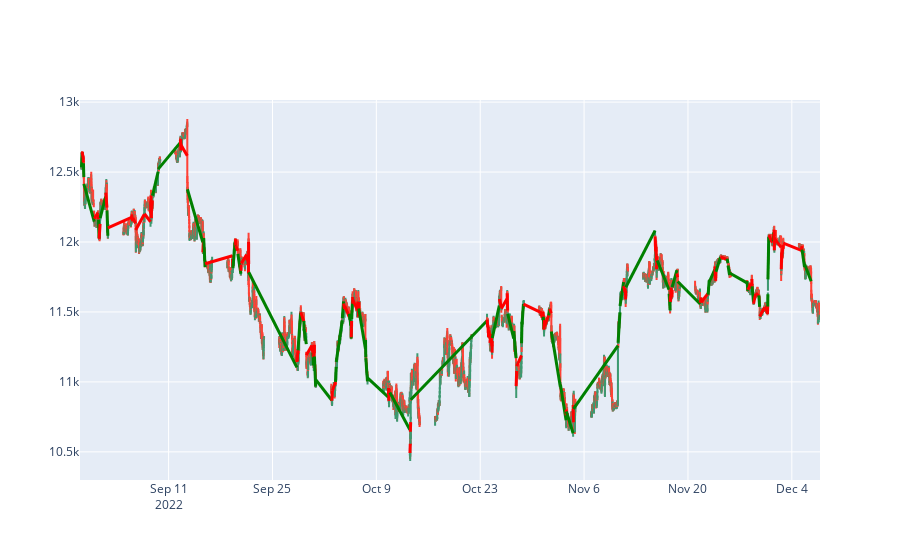

The code cell stored with this chart in its notebook:
### Markdown cell above
### Plot result

### Code cell
plot_trades_result(data, result)

### Figure 1 — Plotly figure (JSON) as saved in the notebook; plotly's stock layout.template omitted (floating-point values rounded to 4 significant figures; data arrays with more than 128 entries replaced by an {"elided": "..."} marker saying what was removed)
{"data": [{"close": {"elided": "6531 float values"}, "high": {"elided": "6531 float values"}, "low": {"elided": "6531 float values"}, "open": {"elided": "6531 float values"}, "type": "candlestick", "x": {"elided": "6531 str values"}}], "layout": {"shapes": [{"line": {"color": "green", "width": 3}, "type": "line", "x0": "2022-08-30T06:15:00+00:00", "x1": "2022-08-30T08:00:00+00:00", "y0": 12530.0, "y1": 12640.0}, {"line": {"color": "red", "width": 3}, "type": "line", "x0": "2022-08-30T08:15:00+00:00", "x1": "2022-08-30T11:45:00+00:00", "y0": 12640.0, "y1": 12600.0}, {"line": {"color": "red", "width": 3}, "type": "line", "x0": "2022-08-30T12:00:00+00:00", "x1": "2022-08-30T12:15:00+00:00", "y0": 12600.0, "y1": 12570.0}, {"line": {"color": "green", "width": 3}, "type": "line", "x0": "2022-08-30T12:30:00+00:00", "x1": "2022-08-30T13:45:00+00:00", "y0": 12560.0, "y1": 12460.0}, {"line": {"color": "green", "width": 3}, "type": "line", "x0": "2022-08-30T14:00:00+00:00", "x1": "2022-08-31T23:30:00+00:00", "y0": 12416, "y1": 12150.0}, {"line": {"color": "red", "width": 3}, "type": "line", "x0": "2022-08-31T23:45:00+00:00", "x1": "2022-09-01T11:30:00+00:00", "y0": 12170.0, "y1": 12210.0}, {"line": {"color": "red", "width": 3}, "type": "line", "x0": "2022-09-01T11:45:00+00:00", "x1": "2022-09-01T12:30:00+00:00", "y0": 12200.0, "y1": 12160.0}, {"line": {"color": "green", "width": 3}, "type": "line", "x0": "2022-09-01T13:15:00+00:00", "x1": "2022-09-01T15:00:00+00:00", "y0": 12160.0, "y1": 12030.0}, {"line": {"color": "red", "width": 3}, "type": "line", "x0": "2022-09-01T15:15:00+00:00", "x1": "2022-09-01T18:15:00+00:00", "y0": 12020.0, "y1": 12130.0}, {"line": {"color": "green", "width": 3}, "type": "line", "x0": "2022-09-01T18:30:00+00:00", "x1": "2022-09-02T12:30:00+00:00", "y0": 12170.0, "y1": 12320.0}, {"line": {"color": "red", "width": 3}, "type": "line", "x0": "2022-09-02T12:45:00+00:00", "x1": "2022-09-02T16:30:00+00:00", "y0": 12350.0, "y1": 12250.0}, {"line": {"color": "green", "width": 3}, "type": "line", "x0": "2022-09-02T16:45:00+00:00", "x1": "2022-09-02T19:30:00+00:00", "y0": 12230.0, "y1": 12040.0}, {"line": {"color": "red", "width": 3}, "type": "line", "x0": "2022-09-02T19:45:00+00:00", "x1": "2022-09-06T00:15:00+00:00", "y0": 12100.0, "y1": 12180.0}, {"line": {"color": "red", "width": 3}, "type": "line", "x0": "2022-09-06T00:30:00+00:00", "x1": "2022-09-06T03:45:00+00:00", "y0": 12200.0, "y1": 12150.0}, {"line": {"color": "red", "width": 3}, "type": "line", "x0": "2022-09-06T04:15:00+00:00", "x1": "2022-09-06T13:15:00+00:00", "y0": 12170.0, "y1": 12130.0}, {"line": {"color": "red", "width": 3}, "type": "line", "x0": "2022-09-06T13:30:00+00:00", "x1": "2022-09-07T17:30:00+00:00", "y0": 12090.0, "y1": 12200.0}, {"line": {"color": "red", "width": 3}, "type": "line", "x0": "2022-09-07T17:45:00+00:00", "x1": "2022-09-08T13:30:00+00:00", "y0": 12200.0, "y1": 12140.0}, {"line": {"color": "red", "width": 3}, "type": "line", "x0": "2022-09-08T14:00:00+00:00", "x1": "2022-09-08T14:30:00+00:00", "y0": 12210.0, "y1": 12290.0}, {"line": {"color": "red", "width": 3}, "type": "line", "x0": "2022-09-08T14:45:00+00:00", "x1": "2022-09-08T16:00:00+00:00", "y0": 12330.0, "y1": 12240.0}, {"line": {"color": "red", "width": 3}, "type": "line", "x0": "2022-09-08T16:15:00+00:00", "x1": "2022-09-08T16:30:00+00:00", "y0": 12170.0, "y1": 12240.0}, {"line": {"color": "red", "width": 3}, "type": "line", "x0": "2022-09-08T16:45:00+00:00", "x1": "2022-09-08T19:45:00+00:00", "y0": 12220.0, "y1": 12300.0}, {"line": {"color": "green", "width": 3}, "type": "line", "x0": "2022-09-08T20:00:00+00:00", "x1": "2022-09-09T14:00:00+00:00", "y0": 12330.0, "y1": 12500.0}, {"line": {"color": "green", "width": 3}, "type": "line", "x0": "2022-09-09T14:15:00+00:00", "x1": "2022-09-12T13:45:00+00:00", "y0": 12520.0, "y1": 12710.0}, {"line": {"color": "red", "width": 3}, "type": "line", "x0": "2022-09-12T14:00:00+00:00", "x1": "2022-09-12T15:00:00+00:00", "y0": 12730.0, "y1": 12690.0}, {"line": {"color": "red", "width": 3}, "type": "line", "x0": "2022-09-12T15:15:00+00:00", "x1": "2022-09-12T15:45:00+00:00", "y0": 12740.0, "y1": 12650.0}, {"line": {"color": "red", "width": 3}, "type": "line", "x0": "2022-09-12T16:15:00+00:00", "x1": "2022-09-13T12:30:00+00:00", "y0": 12690.0, "y1": 12620.0}, {"line": {"color": "green", "width": 3}, "type": "line", "x0": "2022-09-13T12:45:00+00:00", "x1": "2022-09-15T14:45:00+00:00", "y0": 12377, "y1": 12000.0}, {"line": {"color": "red", "width": 3}, "type": "line", "x0": "2022-09-15T15:00:00+00:00", "x1": "2022-09-15T17:00:00+00:00", "y0": 11930.0, "y1": 12000.0}, {"line": {"color": "green", "width": 3}, "type": "line", "x0": "2022-09-15T17:30:00+00:00", "x1": "2022-09-15T22:00:00+00:00", "y0": 12030.0, "y1": 11820.0}, {"line": {"color": "red", "width": 3}, "type": "line", "x0": "2022-09-15T22:15:00+00:00", "x1": "2022-09-19T14:45:00+00:00", "y0": 11840.0, "y1": 11900.0}, {"line": {"color": "red", "width": 3}, "type": "line", "x0": "2022-09-19T15:00:00+00:00", "x1": "2022-09-19T15:30:00+00:00", "y0": 11880.0, "y1": 11820.0}, {"line": {"color": "green", "width": 3}, "type": "line", "x0": "2022-09-19T16:00:00+00:00", "x1": "2022-09-19T23:45:00+00:00", "y0": 11810.0, "y1": 12010.0}, {"line": {"color": "red", "width": 3}, "type": "line", "x0": "2022-09-20T00:00:00+00:00", "x1": "2022-09-20T01:15:00+00:00", "y0": 12020.0, "y1": 11970.0}, {"line": {"color": "red", "width": 3}, "type": "line", "x0": "2022-09-20T01:30:00+00:00", "x1": "2022-09-20T07:45:00+00:00", "y0": 11970.0, "y1": 11940.0}, {"line": {"color": "green", "width": 3}, "type": "line", "x0": "2022-09-20T08:00:00+00:00", "x1": "2022-09-20T17:45:00+00:00", "y0": 11910.0, "y1": 11770.0}, {"line": {"color": "red", "width": 3}, "type": "line", "x0": "2022-09-20T18:00:00+00:00", "x1": "2022-09-20T18:45:00+00:00", "y0": 11795, "y1": 11840.0}, {"line": {"color": "red", "width": 3}, "type": "line", "x0": "2022-09-20T19:00:00+00:00", "x1": "2022-09-21T12:30:00+00:00", "y0": 11850.0, "y1": 11910.0}, {"line": {"color": "red", "width": 3}, "type": "line", "x0": "2022-09-21T12:45:00+00:00", "x1": "2022-09-21T13:30:00+00:00", "y0": 11907, "y1": 11870.0}, {"line": {"color": "red", "width": 3}, "type": "line", "x0": "2022-09-21T13:45:00+00:00", "x1": "2022-09-21T18:00:00+00:00", "y0": 11900.0, "y1": 11840.0}, {"line": {"color": "red", "width": 3}, "type": "line", "x0": "2022-09-21T18:15:00+00:00", "x1": "2022-09-21T18:30:00+00:00", "y0": 11780.0, "y1": 11870.0}, {"line": {"color": "red", "width": 3}, "type": "line", "x0": "2022-09-21T18:45:00+00:00", "x1": "2022-09-21T19:00:00+00:00", "y0": 12000.0, "y1": 11840.0}, {"line": {"color": "green", "width": 3}, "type": "line", "x0": "2022-09-21T19:15:00+00:00", "x1": "2022-09-28T07:00:00+00:00", "y0": 11780.0, "y1": 11100.0}, {"line": {"color": "red", "width": 3}, "type": "line", "x0": "2022-09-28T07:15:00+00:00", "x1": "2022-09-28T07:45:00+00:00", "y0": 11140.0, "y1": 11190.0}, {"line": {"color": "red", "width": 3}, "type": "line", "x0": "2022-09-28T08:00:00+00:00", "x1": "2022-09-28T10:15:00+00:00", "y0": 11150.0, "y1": 11230.0}, {"line": {"color": "green", "width": 3}, "type": "line", "x0": "2022-09-28T10:30:00+00:00", "x1": "2022-09-28T19:00:00+00:00", "y0": 11230.0, "y1": 11490.0}, {"line": {"color": "red", "width": 3}, "type": "line", "x0": "2022-09-28T19:15:00+00:00", "x1": "2022-09-29T05:30:00+00:00", "y0": 11500.0, "y1": 11430.0}, {"line": {"color": "green", "width": 3}, "type": "line", "x0": "2022-09-29T05:45:00+00:00", "x1": "2022-09-29T06:00:00+00:00", "y0": 11436, "y1": 11370.0}, {"line": {"color": "green", "width": 3}, "type": "line", "x0": "2022-09-29T06:15:00+00:00", "x1": "2022-09-29T13:30:00+00:00", "y0": 11376, "y1": 11270.0}, {"line": {"color": "red", "width": 3}, "type": "line", "x0": "2022-09-29T13:45:00+00:00", "x1": "2022-09-30T07:15:00+00:00", "y0": 11190.0, "y1": 11260.0}, {"line": {"color": "red", "width": 3}, "type": "line", "x0": "2022-09-30T07:30:00+00:00", "x1": "2022-09-30T09:45:00+00:00", "y0": 11260.0, "y1": 11220.0}, {"line": {"color": "red", "width": 3}, "type": "line", "x0": "2022-09-30T10:00:00+00:00", "x1": "2022-09-30T11:00:00+00:00", "y0": 11261, "y1": 11190.0}, {"line": {"color": "green", "width": 3}, "type": "line", "x0": "2022-09-30T11:15:00+00:00", "x1": "2022-09-30T12:30:00+00:00", "y0": 11210.0, "y1": 11120.0}, {"line": {"color": "red", "width": 3}, "type": "line", "x0": "2022-09-30T12:45:00+00:00", "x1": "2022-09-30T15:00:00+00:00", "y0": 11180.0, "y1": 11260.0}, {"line": {"color": "red", "width": 3}, "type": "line", "x0": "2022-09-30T15:15:00+00:00", "x1": "2022-09-30T15:30:00+00:00", "y0": 11270.0, "y1": 11200.0}, {"line": {"color": "green", "width": 3}, "type": "line", "x0": "2022-09-30T15:45:00+00:00", "x1": "2022-09-30T19:45:00+00:00", "y0": 11180.0, "y1": 10970.0}, {"line": {"color": "green", "width": 3}, "type": "line", "x0": "2022-09-30T20:00:00+00:00", "x1": "2022-10-02T23:45:00+00:00", "y0": 11020.0, "y1": 10870.0}, {"line": {"color": "red", "width": 3}, "type": "line", "x0": "2022-10-03T00:00:00+00:00", "x1": "2022-10-03T01:45:00+00:00", "y0": 10865, "y1": 10940.0}, {"line": {"color": "red", "width": 3}, "type": "line", "x0": "2022-10-03T02:00:00+00:00", "x1": "2022-10-03T11:45:00+00:00", "y0": 10940.0, "y1": 11000.0}, {"line": {"color": "green", "width": 3}, "type": "line", "x0": "2022-10-03T12:00:00+00:00", "x1": "2022-10-03T14:00:00+00:00", "y0": 11000.0, "y1": 11110.0}, {"line": {"color": "green", "width": 3}, "type": "line", "x0": "2022-10-03T14:15:00+00:00", "x1": "2022-10-04T09:45:00+00:00", "y0": 11140.0, "y1": 11440.0}, {"line": {"color": "green", "width": 3}, "type": "line", "x0": "2022-10-04T10:00:00+00:00", "x1": "2022-10-04T14:00:00+00:00", "y0": 11456, "y1": 11580.0}, {"line": {"color": "red", "width": 3}, "type": "line", "x0": "2022-10-04T14:15:00+00:00", "x1": "2022-10-04T17:00:00+00:00", "y0": 11560.0, "y1": 11520.0}, {"line": {"color": "red", "width": 3}, "type": "line", "x0": "2022-10-04T17:45:00+00:00", "x1": "2022-10-05T08:15:00+00:00", "y0": 11540.0, "y1": 11470.0}, {"line": {"color": "green", "width": 3}, "type": "line", "x0": "2022-10-05T08:30:00+00:00", "x1": "2022-10-05T13:30:00+00:00", "y0": 11490.0, "y1": 11400.0}, {"line": {"color": "green", "width": 3}, "type": "line", "x0": "2022-10-05T13:45:00+00:00", "x1": "2022-10-05T14:30:00+00:00", "y0": 11430.0, "y1": 11310.0}, {"line": {"color": "red", "width": 3}, "type": "line", "x0": "2022-10-05T14:45:00+00:00", "x1": "2022-10-05T15:30:00+00:00", "y0": 11320.0, "y1": 11390.0}, {"line": {"color": "red", "width": 3}, "type": "line", "x0": "2022-10-05T15:45:00+00:00", "x1": "2022-10-05T16:00:00+00:00", "y0": 11390.0, "y1": 11440.0}, {"line": {"color": "green", "width": 3}, "type": "line", "x0": "2022-10-05T16:15:00+00:00", "x1": "2022-10-05T19:00:00+00:00", "y0": 11450.0, "y1": 11590.0}, {"line": {"color": "red", "width": 3}, "type": "line", "x0": "2022-10-05T19:15:00+00:00", "x1": "2022-10-05T19:45:00+00:00", "y0": 11607, "y1": 11560.0}, {"line": {"color": "red", "width": 3}, "type": "line", "x0": "2022-10-05T20:00:00+00:00", "x1": "2022-10-06T08:15:00+00:00", "y0": 11590.0, "y1": 11520.0}, {"line": {"color": "red", "width": 3}, "type": "line", "x0": "2022-10-06T08:30:00+00:00", "x1": "2022-10-06T12:30:00+00:00", "y0": 11510.0, "y1": 11570.0}, {"line": {"color": "red", "width": 3}, "type": "line", "x0": "2022-10-06T12:45:00+00:00", "x1": "2022-10-06T14:00:00+00:00", "y0": 11560.0, "y1": 11510.0}, {"line": {"color": "red", "width": 3}, "type": "line", "x0": "2022-10-06T14:15:00+00:00", "x1": "2022-10-06T14:45:00+00:00", "y0": 11470.0, "y1": 11570.0}, {"line": {"color": "green", "width": 3}, "type": "line", "x0": "2022-10-06T15:00:00+00:00", "x1": "2022-10-07T12:45:00+00:00", "y0": 11520.0, "y1": 11240.0}, {"line": {"color": "green", "width": 3}, "type": "line", "x0": "2022-10-07T13:00:00+00:00", "x1": "2022-10-07T13:45:00+00:00", "y0": 11300, "y1": 11170.0}, {"line": {"color": "green", "width": 3}, "type": "line", "x0": "2022-10-07T14:00:00+00:00", "x1": "2022-10-07T19:15:00+00:00", "y0": 11170.0, "y1": 11000.0}, {"line": {"color": "green", "width": 3}, "type": "line", "x0": "2022-10-07T19:30:00+00:00", "x1": "2022-10-10T14:45:00+00:00", "y0": 11030.0, "y1": 10890.0}, {"line": {"color": "red", "width": 3}, "type": "line", "x0": "2022-10-10T15:00:00+00:00", "x1": "2022-10-10T15:45:00+00:00", "y0": 10910.0, "y1": 10960.0}, {"line": {"color": "red", "width": 3}, "type": "line", "x0": "2022-10-10T16:15:00+00:00", "x1": "2022-10-10T17:45:00+00:00", "y0": 10860.0, "y1": 10950.0}, {"line": {"color": "green", "width": 3}, "type": "line", "x0": "2022-10-10T19:45:00+00:00", "x1": "2022-10-13T12:30:00+00:00", "y0": 10920.0, "y1": 10660.0}, {"line": {"color": "red", "width": 3}, "type": "line", "x0": "2022-10-13T12:45:00+00:00", "x1": "2022-10-13T13:45:00+00:00", "y0": 10490.0, "y1": 10560.0}, {"line": {"color": "red", "width": 3}, "type": "line", "x0": "2022-10-13T14:00:00+00:00", "x1": "2022-10-13T15:00:00+00:00", "y0": 10640.0, "y1": 10710.0}, {"line": {"color": "green", "width": 3}, "type": "line", "x0": "2022-10-13T15:15:00+00:00", "x1": "2022-10-23T22:00:00+00:00", "y0": 10870.0, "y1": 11440.0}, {"line": {"color": "red", "width": 3}, "type": "line", "x0": "2022-10-23T22:15:00+00:00", "x1": "2022-10-24T00:45:00+00:00", "y0": 11450.0, "y1": 11390.0}, {"line": {"color": "red", "width": 3}, "type": "line", "x0": "2022-10-24T01:00:00+00:00", "x1": "2022-10-24T02:15:00+00:00", "y0": 11400.0, "y1": 11350.0}, {"line": {"color": "red", "width": 3}, "type": "line", "x0": "2022-10-24T02:30:00+00:00", "x1": "2022-10-24T03:00:00+00:00", "y0": 11360.0, "y1": 11320.0}, {"line": {"color": "red", "width": 3}, "type": "line", "x0": "2022-10-24T04:30:00+00:00", "x1": "2022-10-24T07:15:00+00:00", "y0": 11370.0, "y1": 11310.0}, {"line": {"color": "red", "width": 3}, "type": "line", "x0": "2022-10-24T07:30:00+00:00", "x1": "2022-10-24T10:30:00+00:00", "y0": 11280.0, "y1": 11340.0}, {"line": {"color": "red", "width": 3}, "type": "line", "x0": "2022-10-24T10:45:00+00:00", "x1": "2022-10-24T14:00:00+00:00", "y0": 11341, "y1": 11250.0}, {"line": {"color": "red", "width": 3}, "type": "line", "x0": "2022-10-24T14:15:00+00:00", "x1": "2022-10-24T14:45:00+00:00", "y0": 11210.0, "y1": 11290.0}, {"line": {"color": "green", "width": 3}, "type": "line", "x0": "2022-10-24T15:00:00+00:00", "x1": "2022-10-25T13:45:00+00:00", "y0": 11310.0, "y1": 11550.0}, {"line": {"color": "red", "width": 3}, "type": "line", "x0": "2022-10-25T14:00:00+00:00", "x1": "2022-10-25T20:00:00+00:00", "y0": 11590.0, "y1": 11530.0}, {"line": {"color": "red", "width": 3}, "type": "line", "x0": "2022-10-25T20:15:00+00:00", "x1": "2022-10-26T14:45:00+00:00", "y0": 11520.0, "y1": 11590.0}, {"line": {"color": "red", "width": 3}, "type": "line", "x0": "2022-10-26T15:00:00+00:00", "x1": "2022-10-26T16:45:00+00:00", "y0": 11630.0, "y1": 11510.0}, {"line": {"color": "green", "width": 3}, "type": "line", "x0": "2022-10-26T17:00:00+00:00", "x1": "2022-10-27T12:15:00+00:00", "y0": 11490.0, "y1": 11310.0}, {"line": {"color": "green", "width": 3}, "type": "line", "x0": "2022-10-27T12:30:00+00:00", "x1": "2022-10-27T20:00:00+00:00", "y0": 11360.0, "y1": 11170.0}, {"line": {"color": "red", "width": 3}, "type": "line", "x0": "2022-10-27T20:15:00+00:00", "x1": "2022-10-27T22:00:00+00:00", "y0": 10970, "y1": 11080.0}, {"line": {"color": "red", "width": 3}, "type": "line", "x0": "2022-10-27T22:15:00+00:00", "x1": "2022-10-28T13:30:00+00:00", "y0": 11110.0, "y1": 11190.0}, {"line": {"color": "green", "width": 3}, "type": "line", "x0": "2022-10-28T13:45:00+00:00", "x1": "2022-10-28T15:00:00+00:00", "y0": 11280.0, "y1": 11430.0}, {"line": {"color": "green", "width": 3}, "type": "line", "x0": "2022-10-28T15:15:00+00:00", "x1": "2022-10-28T19:45:00+00:00", "y0": 11410.0, "y1": 11560.0}, {"line": {"color": "red", "width": 3}, "type": "line", "x0": "2022-10-28T20:00:00+00:00", "x1": "2022-10-31T00:15:00+00:00", "y0": 11560.0, "y1": 11500.0}, {"line": {"color": "red", "width": 3}, "type": "line", "x0": "2022-10-31T01:45:00+00:00", "x1": "2022-10-31T08:30:00+00:00", "y0": 11510.0, "y1": 11460.0}, {"line": {"color": "red", "width": 3}, "type": "line", "x0": "2022-10-31T08:45:00+00:00", "x1": "2022-10-31T11:00:00+00:00", "y0": 11460.0, "y1": 11480.0}, {"line": {"color": "red", "width": 3}, "type": "line", "x0": "2022-10-31T11:15:00+00:00", "x1": "2022-10-31T12:00:00+00:00", "y0": 11500.0, "y1": 11460.0}, {"line": {"color": "green", "width": 3}, "type": "line", "x0": "2022-10-31T12:15:00+00:00", "x1": "2022-10-31T13:45:00+00:00", "y0": 11470.0, "y1": 11380.0}, {"line": {"color": "red", "width": 3}, "type": "line", "x0": "2022-10-31T14:00:00+00:00", "x1": "2022-10-31T15:45:00+00:00", "y0": 11370.0, "y1": 11440.0}, {"line": {"color": "red", "width": 3}, "type": "line", "x0": "2022-10-31T16:30:00+00:00", "x1": "2022-11-01T05:30:00+00:00", "y0": 11400.0, "y1": 11480.0}, {"line": {"color": "green", "width": 3}, "type": "line", "x0": "2022-11-01T05:45:00+00:00", "x1": "2022-11-01T08:00:00+00:00", "y0": 11480.0, "y1": 11520.0}, {"line": {"color": "red", "width": 3}, "type": "line", "x0": "2022-11-01T08:15:00+00:00", "x1": "2022-11-01T13:45:00+00:00", "y0": 11520.0, "y1": 11490.0}, {"line": {"color": "green", "width": 3}, "type": "line", "x0": "2022-11-01T14:00:00+00:00", "x1": "2022-11-02T19:15:00+00:00", "y0": 11360.0, "y1": 10960.0}, {"line": {"color": "green", "width": 3}, "type": "line", "x0": "2022-11-02T19:30:00+00:00", "x1": "2022-11-03T13:45:00+00:00", "y0": 10980.0, "y1": 10730.0}, {"line": {"color": "red", "width": 3}, "type": "line", "x0": "2022-11-03T14:00:00+00:00", "x1": "2022-11-03T14:15:00+00:00", "y0": 10760.0, "y1": 10800.0}, {"line": {"color": "green", "width": 3}, "type": "line", "x0": "2022-11-03T14:30:00+00:00", "x1": "2022-11-04T12:30:00+00:00", "y0": 10790.0, "y1": 10630.0}, {"line": {"color": "red", "width": 3}, "type": "line", "x0": "2022-11-04T12:45:00+00:00", "x1": "2022-11-04T13:30:00+00:00", "y0": 10840.0, "y1": 10710.0}, {"line": {"color": "green", "width": 3}, "type": "line", "x0": "2022-11-04T13:45:00+00:00", "x1": "2022-11-10T13:45:00+00:00", "y0": 10810.0, "y1": 11260.0}, {"line": {"color": "green", "width": 3}, "type": "line", "x0": "2022-11-10T14:00:00+00:00", "x1": "2022-11-10T20:00:00+00:00", "y0": 11280.0, "y1": 11500.0}, {"line": {"color": "green", "width": 3}, "type": "line", "x0": "2022-11-10T20:15:00+00:00", "x1": "2022-11-11T07:45:00+00:00", "y0": 11540.0, "y1": 11710.0}, {"line": {"color": "red", "width": 3}, "type": "line", "x0": "2022-11-11T08:00:00+00:00", "x1": "2022-11-11T12:15:00+00:00", "y0": 11685, "y1": 11650.0}, {"line": {"color": "red", "width": 3}, "type": "line", "x0": "2022-11-11T12:45:00+00:00", "x1": "2022-11-11T14:00:00+00:00", "y0": 11669, "y1": 11620.0}, {"line": {"color": "red", "width": 3}, "type": "line", "x0": "2022-11-11T14:15:00+00:00", "x1": "2022-11-11T14:45:00+00:00", "y0": 11590.0, "y1": 11650.0}, {"line": {"color": "green", "width": 3}, "type": "line", "x0": "2022-11-11T15:00:00+00:00", "x1": "2022-11-15T13:30:00+00:00", "y0": 11680.0, "y1": 12080.0}, {"line": {"color": "red", "width": 3}, "type": "line", "x0": "2022-11-15T13:45:00+00:00", "x1": "2022-11-15T14:45:00+00:00", "y0": 12040.0, "y1": 11970.0}, {"line": {"color": "red", "width": 3}, "type": "line", "x0": "2022-11-15T15:00:00+00:00", "x1": "2022-11-15T15:45:00+00:00", "y0": 11980.0, "y1": 11930.0}, {"line": {"color": "red", "width": 3}, "type": "line", "x0": "2022-11-15T16:00:00+00:00", "x1": "2022-11-15T18:15:00+00:00", "y0": 11960.0, "y1": 11860.0}, {"line": {"color": "red", "width": 3}, "type": "line", "x0": "2022-11-15T18:30:00+00:00", "x1": "2022-11-15T20:00:00+00:00", "y0": 11810.0, "y1": 11900.0}, {"line": {"color": "green", "width": 3}, "type": "line", "x0": "2022-11-15T20:45:00+00:00", "x1": "2022-11-17T10:45:00+00:00", "y0": 11870.0, "y1": 11660.0}, {"line": {"color": "green", "width": 3}, "type": "line", "x0": "2022-11-17T11:00:00+00:00", "x1": "2022-11-17T14:15:00+00:00", "y0": 11630.0, "y1": 11510.0}, {"line": {"color": "red", "width": 3}, "type": "line", "x0": "2022-11-17T14:30:00+00:00", "x1": "2022-11-17T15:15:00+00:00", "y0": 11570.0, "y1": 11610.0}, {"line": {"color": "red", "width": 3}, "type": "line", "x0": "2022-11-17T15:45:00+00:00", "x1": "2022-11-17T16:45:00+00:00", "y0": 11570.0, "y1": 11660.0}, {"line": {"color": "red", "width": 3}, "type": "line", "x0": "2022-11-17T17:00:00+00:00", "x1": "2022-11-17T20:00:00+00:00", "y0": 11680.0, "y1": 11630.0}, {"line": {"color": "red", "width": 3}, "type": "line", "x0": "2022-11-17T20:15:00+00:00", "x1": "2022-11-17T20:45:00+00:00", "y0": 11600.0, "y1": 11660.0}, {"line": {"color": "green", "width": 3}, "type": "line", "x0": "2022-11-17T21:00:00+00:00", "x1": "2022-11-18T12:15:00+00:00", "y0": 11680.0, "y1": 11800.0}, {"line": {"color": "red", "width": 3}, "type": "line", "x0": "2022-11-18T12:30:00+00:00", "x1": "2022-11-18T14:30:00+00:00", "y0": 11770.0, "y1": 11750.0}, {"line": {"color": "green", "width": 3}, "type": "line", "x0": "2022-11-18T14:45:00+00:00", "x1": "2022-11-21T15:30:00+00:00", "y0": 11720.0, "y1": 11560.0}, {"line": {"color": "red", "width": 3}, "type": "line", "x0": "2022-11-21T15:45:00+00:00", "x1": "2022-11-21T18:30:00+00:00", "y0": 11570.0, "y1": 11600.0}, {"line": {"color": "red", "width": 3}, "type": "line", "x0": "2022-11-21T18:45:00+00:00", "x1": "2022-11-22T17:00:00+00:00", "y0": 11570.0, "y1": 11630.0}, {"line": {"color": "green", "width": 3}, "type": "line", "x0": "2022-11-22T17:15:00+00:00", "x1": "2022-11-22T20:45:00+00:00", "y0": 11620.0, "y1": 11730.0}, {"line": {"color": "green", "width": 3}, "type": "line", "x0": "2022-11-22T21:00:00+00:00", "x1": "2022-11-23T14:45:00+00:00", "y0": 11720.0, "y1": 11800.0}, {"line": {"color": "red", "width": 3}, "type": "line", "x0": "2022-11-23T15:00:00+00:00", "x1": "2022-11-23T16:45:00+00:00", "y0": 11830.0, "y1": 11740.0}, {"line": {"color": "red", "width": 3}, "type": "line", "x0": "2022-11-23T17:00:00+00:00", "x1": "2022-11-23T17:45:00+00:00", "y0": 11780.0, "y1": 11720.0}, {"line": {"color": "red", "width": 3}, "type": "line", "x0": "2022-11-23T18:00:00+00:00", "x1": "2022-11-23T18:30:00+00:00", "y0": 11740.0, "y1": 11790.0}, {"line": {"color": "green", "width": 3}, "type": "line", "x0": "2022-11-23T18:45:00+00:00", "x1": "2022-11-24T09:00:00+00:00", "y0": 11790.0, "y1": 11890.0}, {"line": {"color": "red", "width": 3}, "type": "line", "x0": "2022-11-24T09:15:00+00:00", "x1": "2022-11-25T06:15:00+00:00", "y0": 11890.0, "y1": 11870.0}, {"line": {"color": "green", "width": 3}, "type": "line", "x0": "2022-11-25T06:30:00+00:00", "x1": "2022-11-25T09:30:00+00:00", "y0": 11880.0, "y1": 11850.0}, {"line": {"color": "green", "width": 3}, "type": "line", "x0": "2022-11-25T09:45:00+00:00", "x1": "2022-11-25T14:30:00+00:00", "y0": 11830.0, "y1": 11760.0}, {"line": {"color": "green", "width": 3}, "type": "line", "x0": "2022-11-25T14:45:00+00:00", "x1": "2022-11-27T23:00:00+00:00", "y0": 11780.0, "y1": 11710.0}, {"line": {"color": "green", "width": 3}, "type": "line", "x0": "2022-11-27T23:15:00+00:00", "x1": "2022-11-28T01:30:00+00:00", "y0": 11720.0, "y1": 11650.0}, {"line": {"color": "red", "width": 3}, "type": "line", "x0": "2022-11-28T01:45:00+00:00", "x1": "2022-11-28T07:15:00+00:00", "y0": 11660.0, "y1": 11680.0}, {"line": {"color": "red", "width": 3}, "type": "line", "x0": "2022-11-28T07:30:00+00:00", "x1": "2022-11-28T08:00:00+00:00", "y0": 11673, "y1": 11690.0}, {"line": {"color": "red", "width": 3}, "type": "line", "x0": "2022-11-28T08:15:00+00:00", "x1": "2022-11-28T09:00:00+00:00", "y0": 11700.0, "y1": 11670.0}, {"line": {"color": "red", "width": 3}, "type": "line", "x0": "2022-11-28T09:15:00+00:00", "x1": "2022-11-28T14:30:00+00:00", "y0": 11670.0, "y1": 11700.0}, {"line": {"color": "red", "width": 3}, "type": "line", "x0": "2022-11-28T14:45:00+00:00", "x1": "2022-11-28T15:15:00+00:00", "y0": 11740.0, "y1": 11690.0}, {"line": {"color": "green", "width": 3}, "type": "line", "x0": "2022-11-28T15:30:00+00:00", "x1": "2022-11-28T20:00:00+00:00", "y0": 11680.0, "y1": 11570.0}, {"line": {"color": "red", "width": 3}, "type": "line", "x0": "2022-11-28T20:15:00+00:00", "x1": "2022-11-29T00:30:00+00:00", "y0": 11560.0, "y1": 11610.0}, {"line": {"color": "red", "width": 3}, "type": "line", "x0": "2022-11-29T00:45:00+00:00", "x1": "2022-11-29T03:15:00+00:00", "y0": 11600.0, "y1": 11630.0}, {"line": {"color": "red", "width": 3}, "type": "line", "x0": "2022-11-29T03:30:00+00:00", "x1": "2022-11-29T13:00:00+00:00", "y0": 11640.0, "y1": 11610.0}, {"line": {"color": "green", "width": 3}, "type": "line", "x0": "2022-11-29T13:15:00+00:00", "x1": "2022-11-29T16:00:00+00:00", "y0": 11620.0, "y1": 11540.0}, {"line": {"color": "red", "width": 3}, "type": "line", "x0": "2022-11-29T16:15:00+00:00", "x1": "2022-11-30T08:00:00+00:00", "y0": 11470.0, "y1": 11530.0}, {"line": {"color": "red", "width": 3}, "type": "line", "x0": "2022-11-30T08:15:00+00:00", "x1": "2022-11-30T13:45:00+00:00", "y0": 11530.0, "y1": 11510.0}, {"line": {"color": "red", "width": 3}, "type": "line", "x0": "2022-11-30T14:00:00+00:00", "x1": "2022-11-30T14:30:00+00:00", "y0": 11520.0, "y1": 11550.0}, {"line": {"color": "red", "width": 3}, "type": "line", "x0": "2022-11-30T14:45:00+00:00", "x1": "2022-11-30T16:00:00+00:00", "y0": 11540.0, "y1": 11490.0}, {"line": {"color": "red", "width": 3}, "type": "line", "x0": "2022-11-30T16:15:00+00:00", "x1": "2022-11-30T17:15:00+00:00", "y0": 11530.0, "y1": 11490.0}, {"line": {"color": "red", "width": 3}, "type": "line", "x0": "2022-11-30T17:30:00+00:00", "x1": "2022-11-30T18:00:00+00:00", "y0": 11500.0, "y1": 11540.0}, {"line": {"color": "green", "width": 3}, "type": "line", "x0": "2022-11-30T18:15:00+00:00", "x1": "2022-11-30T18:30:00+00:00", "y0": 11540.0, "y1": 11630.0}, {"line": {"color": "green", "width": 3}, "type": "line", "x0": "2022-11-30T18:45:00+00:00", "x1": "2022-11-30T21:30:00+00:00", "y0": 11730.0, "y1": 12040.0}, {"line": {"color": "red", "width": 3}, "type": "line", "x0": "2022-11-30T21:45:00+00:00", "x1": "2022-12-01T08:45:00+00:00", "y0": 12050.0, "y1": 11990.0}, {"line": {"color": "green", "width": 3}, "type": "line", "x0": "2022-12-01T12:00:00+00:00", "x1": "2022-12-01T13:30:00+00:00", "y0": 12000.0, "y1": 12070.0}, {"line": {"color": "red", "width": 3}, "type": "line", "x0": "2022-12-01T13:45:00+00:00", "x1": "2022-12-01T14:30:00+00:00", "y0": 12050.0, "y1": 12010.0}, {"line": {"color": "red", "width": 3}, "type": "line", "x0": "2022-12-01T14:45:00+00:00", "x1": "2022-12-01T15:00:00+00:00", "y0": 12090.0, "y1": 12040.0}, {"line": {"color": "red", "width": 3}, "type": "line", "x0": "2022-12-01T15:15:00+00:00", "x1": "2022-12-01T15:45:00+00:00", "y0": 11940.0, "y1": 12030.0}, {"line": {"color": "red", "width": 3}, "type": "line", "x0": "2022-12-01T16:00:00+00:00", "x1": "2022-12-02T13:30:00+00:00", "y0": 12020.0, "y1": 11960.0}, {"line": {"color": "red", "width": 3}, "type": "line", "x0": "2022-12-02T13:45:00+00:00", "x1": "2022-12-02T14:30:00+00:00", "y0": 11800.0, "y1": 11870.0}, {"line": {"color": "red", "width": 3}, "type": "line", "x0": "2022-12-02T14:45:00+00:00", "x1": "2022-12-02T15:00:00+00:00", "y0": 11854, "y1": 11920.0}, {"line": {"color": "red", "width": 3}, "type": "line", "x0": "2022-12-02T15:15:00+00:00", "x1": "2022-12-02T20:00:00+00:00", "y0": 11890.0, "y1": 11980.0}, {"line": {"color": "red", "width": 3}, "type": "line", "x0": "2022-12-02T20:15:00+00:00", "x1": "2022-12-05T07:00:00+00:00", "y0": 11990.0, "y1": 11940.0}, {"line": {"color": "red", "width": 3}, "type": "line", "x0": "2022-12-05T07:15:00+00:00", "x1": "2022-12-05T08:45:00+00:00", "y0": 11940.0, "y1": 11970.0}, {"line": {"color": "green", "width": 3}, "type": "line", "x0": "2022-12-05T09:00:00+00:00", "x1": "2022-12-05T17:00:00+00:00", "y0": 11950.0, "y1": 11820.0}, {"line": {"color": "green", "width": 3}, "type": "line", "x0": "2022-12-05T17:15:00+00:00", "x1": "2022-12-06T14:30:00+00:00", "y0": 11840.0, "y1": 11720.0}], "xaxis": {"rangeslider": {"visible": false}}}}
